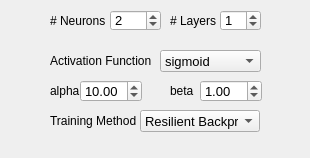
<?xml version="1.0" encoding="UTF-8"?>
<ui version="4.0">
 <class>ParametersMLP</class>
 <widget class="QWidget" name="ParametersMLP">
  <property name="geometry">
   <rect>
    <x>0</x>
    <y>0</y>
    <width>310</width>
    <height>158</height>
   </rect>
  </property>
  <property name="windowTitle">
   <string>Form</string>
  </property>
  <widget class="QLabel" name="label_15">
   <property name="geometry">
    <rect>
     <x>50</x>
     <y>50</y>
     <width>101</width>
     <height>21</height>
    </rect>
   </property>
   <property name="font">
    <font>
     <pointsize>9</pointsize>
    </font>
   </property>
   <property name="text">
    <string>Activation Function</string>
   </property>
  </widget>
  <widget class="QDoubleSpinBox" name="mlpAlphaSpin">
   <property name="geometry">
    <rect>
     <x>80</x>
     <y>80</y>
     <width>62</width>
     <height>22</height>
    </rect>
   </property>
   <property name="font">
    <font>
     <pointsize>10</pointsize>
    </font>
   </property>
   <property name="toolTip">
    <string>sigmoid: beta*(1-exp(-alpha*x)) / (1 + exp(-alpha*x))
gaussian: beta*exp(-alpha*x*x)</string>
   </property>
   <property name="maximum">
    <double>999.990000000000009</double>
   </property>
   <property name="singleStep">
    <double>0.100000000000000</double>
   </property>
   <property name="value">
    <double>10.000000000000000</double>
   </property>
  </widget>
  <widget class="QLabel" name="label_17">
   <property name="geometry">
    <rect>
     <x>170</x>
     <y>80</y>
     <width>31</width>
     <height>21</height>
    </rect>
   </property>
   <property name="font">
    <font>
     <pointsize>9</pointsize>
    </font>
   </property>
   <property name="text">
    <string>beta</string>
   </property>
  </widget>
  <widget class="QComboBox" name="mlpFunctionCombo">
   <property name="geometry">
    <rect>
     <x>160</x>
     <y>50</y>
     <width>101</width>
     <height>22</height>
    </rect>
   </property>
   <property name="font">
    <font>
     <pointsize>10</pointsize>
    </font>
   </property>
   <property name="toolTip">
    <string>Activation function for all network units</string>
   </property>
   <item>
    <property name="text">
     <string>sigmoid</string>
    </property>
   </item>
   <item>
    <property name="text">
     <string>gaussian</string>
    </property>
   </item>
  </widget>
  <widget class="QSpinBox" name="mlpLayerSpin">
   <property name="geometry">
    <rect>
     <x>220</x>
     <y>10</y>
     <width>41</width>
     <height>21</height>
    </rect>
   </property>
   <property name="font">
    <font>
     <pointsize>10</pointsize>
    </font>
   </property>
   <property name="toolTip">
    <string>Number of hidden layers</string>
   </property>
   <property name="minimum">
    <number>0</number>
   </property>
   <property name="maximum">
    <number>20</number>
   </property>
   <property name="value">
    <number>1</number>
   </property>
  </widget>
  <widget class="QLabel" name="label_14">
   <property name="geometry">
    <rect>
     <x>50</x>
     <y>10</y>
     <width>61</width>
     <height>21</height>
    </rect>
   </property>
   <property name="font">
    <font>
     <pointsize>9</pointsize>
    </font>
   </property>
   <property name="text">
    <string># Neurons</string>
   </property>
  </widget>
  <widget class="QLabel" name="label_18">
   <property name="geometry">
    <rect>
     <x>170</x>
     <y>10</y>
     <width>51</width>
     <height>21</height>
    </rect>
   </property>
   <property name="font">
    <font>
     <pointsize>9</pointsize>
    </font>
   </property>
   <property name="text">
    <string># Layers</string>
   </property>
  </widget>
  <widget class="QDoubleSpinBox" name="mlpBetaSpin">
   <property name="geometry">
    <rect>
     <x>200</x>
     <y>80</y>
     <width>62</width>
     <height>22</height>
    </rect>
   </property>
   <property name="font">
    <font>
     <pointsize>10</pointsize>
    </font>
   </property>
   <property name="toolTip">
    <string>sigmoid: beta*(1-exp(-alpha*x)) / (1 + exp(-alpha*x))
gaussian: beta*exp(-alpha*x*x)</string>
   </property>
   <property name="maximum">
    <double>999.990000000000009</double>
   </property>
   <property name="singleStep">
    <double>0.100000000000000</double>
   </property>
   <property name="value">
    <double>1.000000000000000</double>
   </property>
  </widget>
  <widget class="QLabel" name="label_16">
   <property name="geometry">
    <rect>
     <x>50</x>
     <y>80</y>
     <width>31</width>
     <height>21</height>
    </rect>
   </property>
   <property name="font">
    <font>
     <pointsize>9</pointsize>
    </font>
   </property>
   <property name="text">
    <string>alpha</string>
   </property>
  </widget>
  <widget class="QSpinBox" name="mlpNeuronSpin">
   <property name="geometry">
    <rect>
     <x>110</x>
     <y>10</y>
     <width>51</width>
     <height>21</height>
    </rect>
   </property>
   <property name="font">
    <font>
     <pointsize>10</pointsize>
    </font>
   </property>
   <property name="toolTip">
    <string>&lt;!DOCTYPE HTML PUBLIC &quot;-//W3C//DTD HTML 4.0//EN&quot; &quot;http://www.w3.org/TR/REC-html40/strict.dtd&quot;&gt;
&lt;html&gt;&lt;head&gt;&lt;meta name=&quot;qrichtext&quot; content=&quot;1&quot; /&gt;&lt;style type=&quot;text/css&quot;&gt;
p, li { white-space: pre-wrap; }
&lt;/style&gt;&lt;/head&gt;&lt;body style=&quot; font-family:'MS Shell Dlg 2'; font-size:8.25pt; font-weight:400; font-style:normal;&quot;&gt;
&lt;p style=&quot; margin-top:0px; margin-bottom:0px; margin-left:0px; margin-right:0px; -qt-block-indent:0; text-indent:0px;&quot;&gt;&lt;span style=&quot; font-size:8pt;&quot;&gt;Number of neuros for each layer&lt;/span&gt;&lt;/p&gt;&lt;/body&gt;&lt;/html&gt;</string>
   </property>
   <property name="minimum">
    <number>1</number>
   </property>
   <property name="maximum">
    <number>1000</number>
   </property>
   <property name="value">
    <number>2</number>
   </property>
  </widget>
  <widget class="QLabel" name="label_19">
   <property name="geometry">
    <rect>
     <x>50</x>
     <y>110</y>
     <width>90</width>
     <height>21</height>
    </rect>
   </property>
   <property name="font">
    <font>
     <pointsize>9</pointsize>
    </font>
   </property>
   <property name="text">
    <string>Training Method</string>
   </property>
  </widget>
  <widget class="QComboBox" name="mlpTrainCombo">
   <property name="geometry">
    <rect>
     <x>140</x>
     <y>110</y>
     <width>120</width>
     <height>22</height>
    </rect>
   </property>
   <property name="font">
    <font>
     <pointsize>10</pointsize>
    </font>
   </property>
   <property name="toolTip">
    <string>Activation function for all network units</string>
   </property>
   <property name="currentIndex">
    <number>1</number>
   </property>
   <item>
    <property name="text">
     <string>Backpropagation</string>
    </property>
   </item>
   <item>
    <property name="text">
     <string>Resilient Backprop</string>
    </property>
   </item>
  </widget>
 </widget>
 <resources/>
 <connections/>
</ui>
